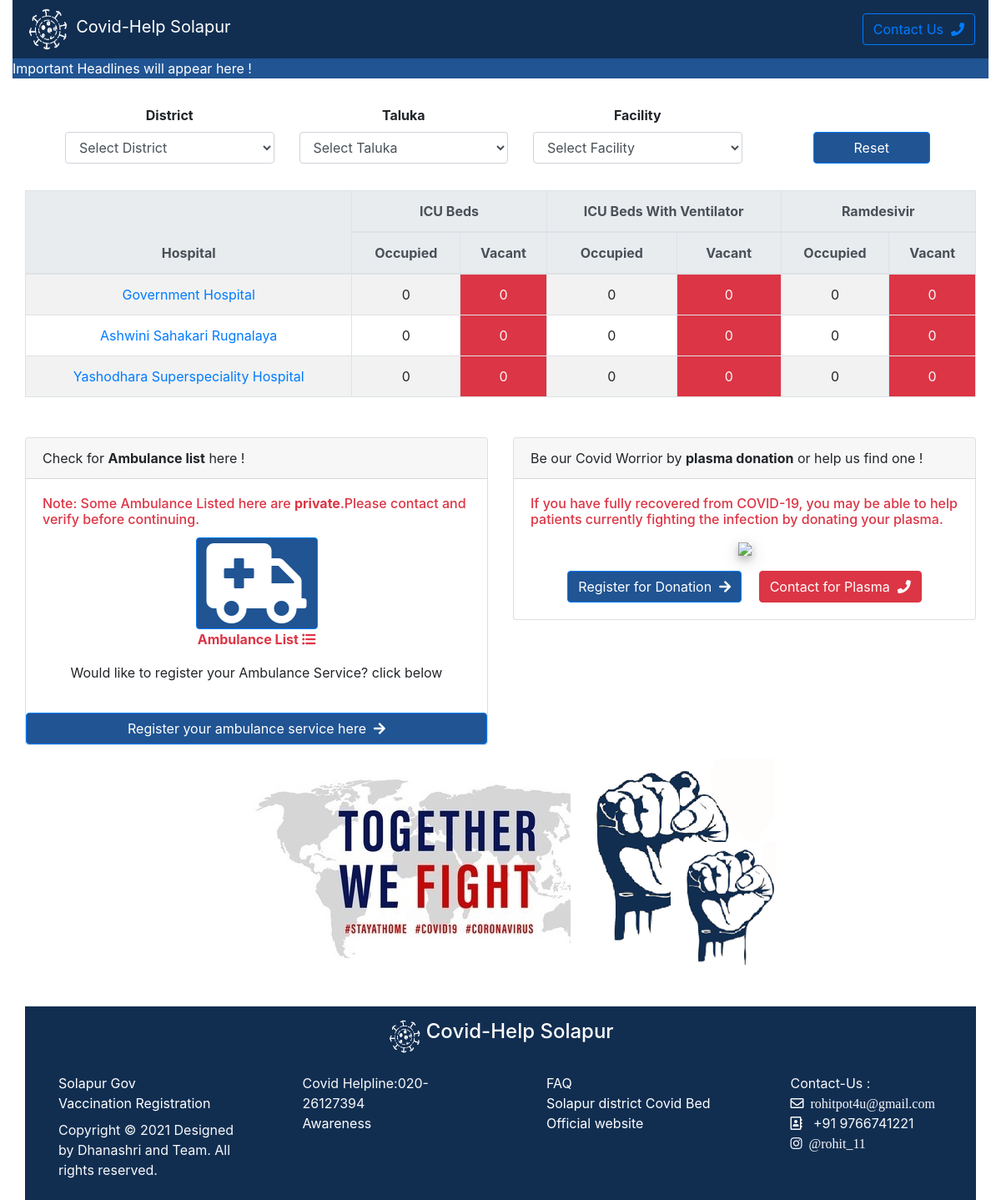
The page / on the database its author committed.
### main/models.py (models this page shows, shortened)
class Headline(models.Model):
	headline=models.CharField(max_length=200,null=True,blank=True)
	def __str__(self):
		return self.headline

class Facility(models.Model):
	title = models.CharField(max_length=60,null=False,blank=False,default="")
	def __str__(self):
		return self.title
	class Meta:
		verbose_name_plural="Facilities"

class Hospital(models.Model):
	name=models.CharField(max_length=50,null=False,blank=False)
	phone=models.CharField(max_length=12,null=False,blank=False)
	address=models.CharField(max_length=500,null=False,blank=False)
	taluka=models.ForeignKey(Taluka,on_delete=models.CASCADE,related_name='hospitals')

class Availability(models.Model):
	hospital=models.ForeignKey(Hospital,on_delete=models.CASCADE,related_name="availabilities")
	facility=models.ForeignKey(Facility,on_delete=models.CASCADE,related_name="availabilities")
	total=models.IntegerField(default=0)
	available=models.IntegerField(default=0)
	updated_at=models.DateTimeField(auto_now_add=True)
	class Meta:
		verbose_name_plural="Availabilities"

### main/views.py (the view, shortened to what this page needs)
# urls.py: path('', views.index,name="index"),
def index(request):
    headlines=Headline.objects.all()
    selected_district_id=request.GET.get('district')
    selected_taluka_id=request.GET.get('taluka')
    selected_facility_id=request.GET.get('facility')
    if selected_district_id:
        talukas=Taluka.objects.filter(district=selected_district_id)
    else:
        talukas=Taluka.objects.all()
    hospitals=Hospital.objects.all()
    if selected_taluka_id:
        hospitals=hospitals.filter(taluka=Taluka(pk=selected_taluka_id))
    facilities=Facility.objects.all().order_by('pk')
    districts=District.objects.all()
    context={
        'facilities':facilities,
        'districts':districts,
        'talukas':talukas,
        'hospitals':hospitals,
        'selected_district_id':selected_district_id,
        'selected_taluka_id':selected_taluka_id,
        'selected_facility_id':selected_facility_id,
        'headlines':headlines,
    }
    return render(request,template_name='main/index.html',context=context)

### main/models.py (called while the page is built)
	def __str__(self):
		return self.name

### main/templatetags/custom_tags.py (called while the page is built)
@register.simple_tag
def get_table_class(value):
    if value:
        return 'bg-success'
    else:
        return 'bg-danger text-light'

@register.simple_tag
def get_availabilities(hospital):
    return Availability.objects.filter(hospital=hospital).order_by('facility_id')

@register.simple_tag
def is_option_selected(selected_option,pk):
    if selected_option==str(pk):
        return 'selected'
    else:
        return ''

### main/templates/main/index.html (shortened to what this page needs)
{% extends 'main/base.html' %}
{% load static %}
{% load custom_tags %}
{% block content %}
{% for headline in headlines %}
<div class="navline">
            <marquee direction="right" style="color:white;">
                    {{headline}}
            </marquee>
            </div>
</div>
{% endfor %}
<div class="container-fluid">
    <form action="" method="GET" id="filterform" class="pb-3">
    <div class="row mt-2 text-center pt-4 pl-5" >
        <div class="col col-xs-12">
            <div class="form-group">
                <label for="District-Select"><b> District</b></label>
                    <select class="form-control form-control" id="DistrictSelect" name="district">
                        <option value="" >
                            Select District
                        </option>
                    </select>
            </div>
        </div>
        <div class="col col-xs-12">
            <div class="form-group">
                <label for="Taluka-Select"><b>Taluka</b></label>
                    <select class="form-control form-control" name="taluka" id="TalukaSelect">
                        <option value="">
                            Select Taluka
                        </option>
                    </select>
            </div>
        </div>
        <div class="col col-xs-12">
            <div class="form-group">
                <label for="Facility-Select"><b>Facility</b></label>
                    <select class="form-control form-control" id="FacilitySelect" name="facility">
                        <option value="" >
                            Select Facility
                        </option>
                    </select>
            </div>
        </div>
        <div class="col">
            <div class="mt-3 pt-3">
                <a href="/" class="btn btn-primary mt-0 text-center pr-5 pl-5">Reset</a>
            </div>
        </div>
    </div>
    <table class="table table-bordered table-hover table-striped text-center mt-3 mb-5">
        <thead class="thead-light">
            <tr>
                <th rowspan="2">Hospital</th>
                {% for facility in facilities%}
                    <th colspan="2">{{facility.title}}</th>
                {% endfor %}
            </tr>
            <tr>
                {% for facility in facilities%}
                    <th>Occupied</th>
                    <th>Vacant</th>
                {% endfor %}
            </tr>
        </thead>
        <tbody>
            {% for hospital in hospitals %}
            <tr>
                <td><a href="/hospital/{{hospital.id}}">{{hospital.name}}</a></td>
                {% get_availabilities hospital as availabilities %}
                    {% for avail in availabilities %}
                        <td>{{avail.total}}</td>
                        <td class="{% get_table_class avail.available %}">{{avail.available}}</td>
                    {% endfor %}
            </tr>
            {% endfor %}
        </tbody>
    </table>
    <form>
    <div class="row">
        <div class="col">
        <div class="card" data-aos="fade-right" data-aos-duration="2000" >
            <div class="card-header">
                Check for <b>Ambulance list</b> here !
            </div>
            <div class="card-body">
            <h6 class="card-title text-danger"> Note: Some Ambulance Listed here are <b>private</b>.Please contact and verify before continuing.</h6> </h6>
                <div class="col-md-12 text-center">
                    <a href="" class="btn btn-primary"><i class="fas fa-6x fa-ambulance"></i></a>
                </div>
                <div class="col-md-12 text-center">
                <a href="{% url 'ambulance'%}" class="text-danger"><b>Ambulance List</b> <i class="fas fa-list-ul"></i></a>
                </div>
                <div class="pt-3 text-center">
                    <p>Would like to register your Ambulance Service? click below</p>
                 </div>
            </div>
            <a href="{% url 'contact' %}" class="btn btn-primary">Register your ambulance service here &nbsp;<i class="fas fa-arrow-right"></i></a>
        </div>
    </div>
        <div class="col">
            <div class="card " data-aos="fade-left" data-aos-duration="3000">
                <div class="card-header">
                    Be our Covid Worrior by <b>plasma donation</b> or help us find one !
                </div>
                <div class="card-body">
                <h6 class="card-title text-danger">If you have fully recovered from COVID-19, you may be able to help patients currently fighting the infection by donating your plasma.</h6>
                    <div class="col text-center">
                        <a href="{% url 'donateplasma'%}"><img src="{% static 'img/plasma.jpg' %}" height="200" style="box-shadow: 0 4px 8px 0 rgba(0, 0, 0, 0.2), 0 6px 20px 0 rgba(0, 0, 0, 0.19);"></a>
                    </div>
                    <div class="pt-3 text-center">
                        <a href="{% url 'donateplasma'%}" class="btn btn-primary">Register for Donation &nbsp;<i class="fas fa-arrow-right"></i></a>&emsp;
                        <a href="{% url 'contact' %}" class="btn btn-danger ">Contact for Plasma &nbsp;<i class="fas fa-phone"></i></a>
                    </div>
                </div>
            </div>
        </div>
    </div>
</div>
{% endblock content %}

### main/templates/main/base.html (style rules this page uses)
.navline { background-color:#205493; height:1.5rem; }
.btn-primary { background-color:#205493; }

### rows shown on the page
Headline: headline "Important Headlines will appear here !"
Facility: title "ICU Beds"
Facility: title "ICU Beds With Ventilator"
Facility: title "Ramdesivir"
Hospital: name "Government Hospital"
Availability: total "0", available "0"
Availability: total "0", available "0"
Availability: total "0", available "0"
Hospital: name "Ashwini Sahakari Rugnalaya"
Availability: total "0", available "0"
Availability: total "0", available "0"
Availability: total "0", available "0"
Hospital: name "Yashodhara Superspeciality Hospital"
Availability: total "0", available "0"
Availability: total "0", available "0"
Availability: total "0", available "0"
